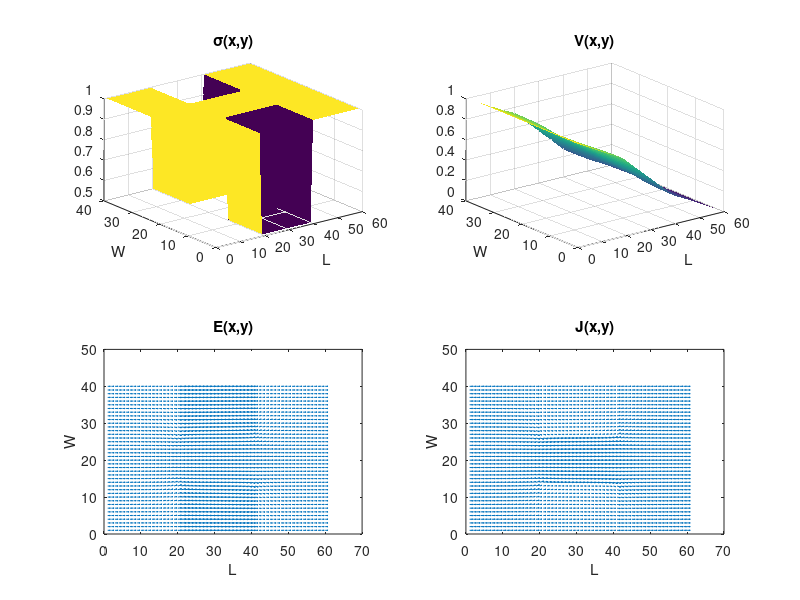
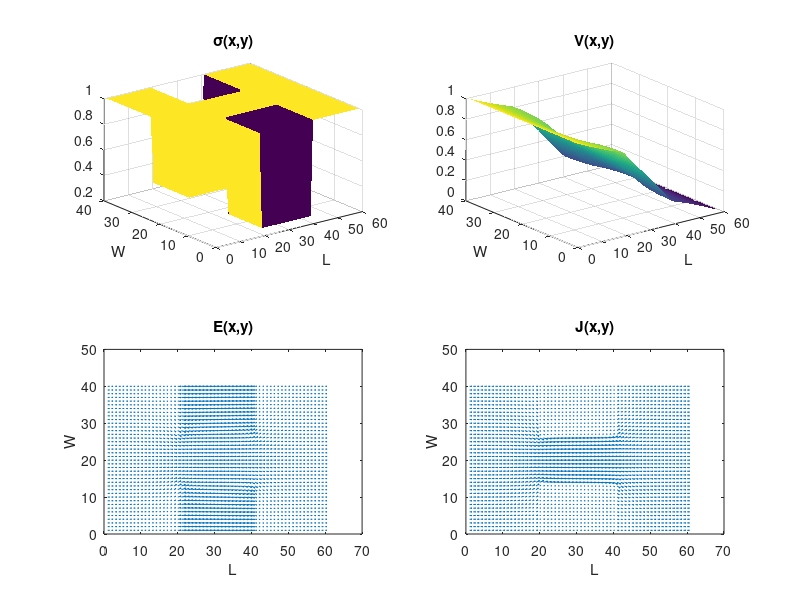
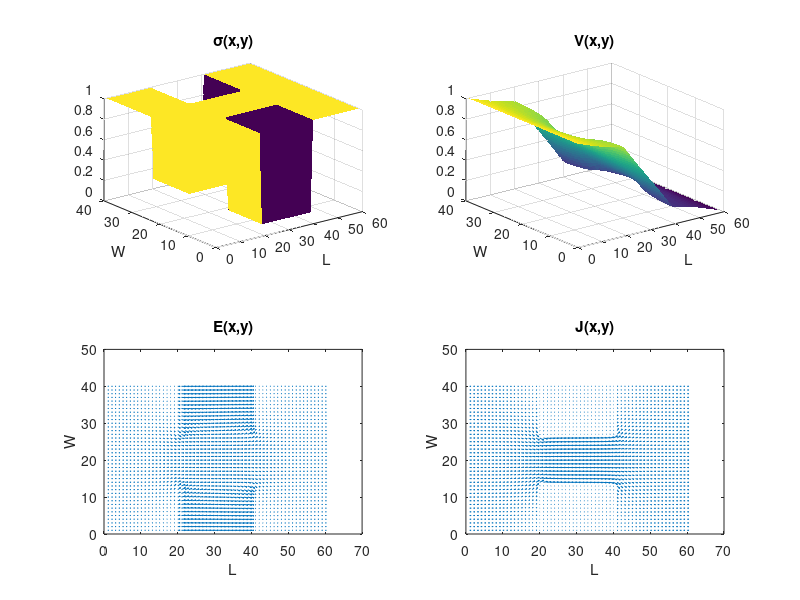
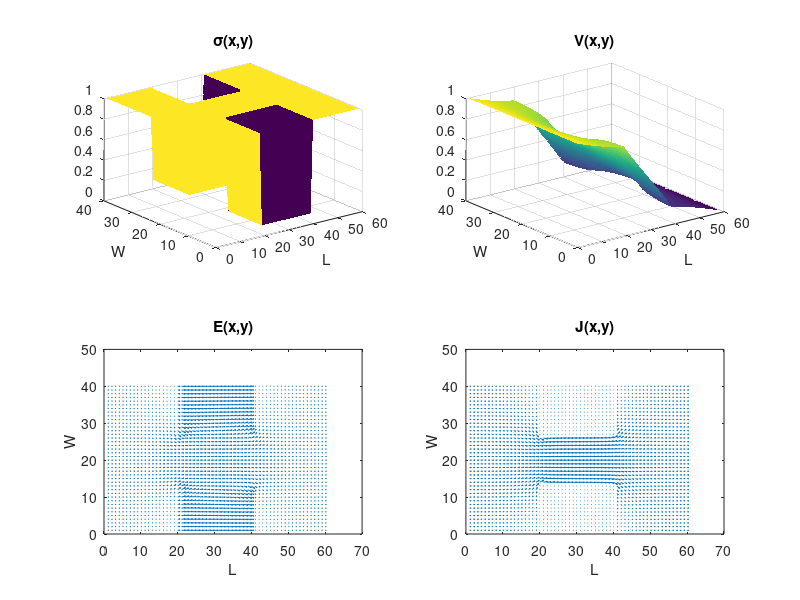

Source code (MATLAB) for these figures, in order:
close all;
clear;

w=2;
l=3;
V0=1;

sigmas=[0.5 0.25 0.1 0.09 0.08 0.07 0.06 0.05];
curr=zeros(length(sigmas),1);
size=zeros(length(sigmas),1);

for m=1:length(sigmas)
  dx=0.05;
  dy=dx;
  ny=round(w/dx);
  nx=round(l/dy);

  cMap=ones(nx,ny);
  % Change the conductance for the middle third on each side  
  cMap(nx/3:2*nx/3  , 1:ny/3)=sigmas(m); 
  cMap(nx/3:2*nx/3 , 2*ny/3:ny)=sigmas(m);

  % G-matrix, relates the value of a node to all other nodes
  G=sparse(nx*ny,nx*ny);
  % F-vector, the boundary conditons
  F = sparse(nx*ny,1);

  % Populate G matrix
  % Code from https://github.com/L28E/4700Code/blob/master/CondCode/GetCurrents.m
  for i = 1:nx
      for j = 1:ny
          n = j + (i - 1) * ny;

          if i == 1
              G(n, :) = 0;
              G(n, n) = 1;
              F(n)=V0;
          elseif i == nx
              G(n, :) = 0;
              G(n, n) = 1;
          elseif j == 1
              nxm = j + (i - 2) * ny;
              nxp = j + (i) * ny;
              nyp = j + 1 + (i - 1) * ny;

              rxm = (cMap(i, j) + cMap(i - 1, j)) / 2.0;
              rxp = (cMap(i, j) + cMap(i + 1, j)) / 2.0;
              ryp = (cMap(i, j) + cMap(i, j + 1)) / 2.0;

              G(n, n) = -(rxm+rxp+ryp);
              G(n, nxm) = rxm;
              G(n, nxp) = rxp;
              G(n, nyp) = ryp;

          elseif j ==  ny
              nxm = j + (i - 2) * ny;
              nxp = j + (i) * ny;
              nym = j - 1 + (i - 1) * ny;

              rxm = (cMap(i, j) + cMap(i - 1, j)) / 2.0;
              rxp = (cMap(i, j) + cMap(i + 1, j)) / 2.0;
              rym = (cMap(i, j) + cMap(i, j - 1)) / 2.0;

              G(n, n) = -(rxm + rxp + rym);
              G(n, nxm) = rxm;
              G(n, nxp) = rxp;
              G(n, nym) = rym;
          else
              nxm = j + (i-2)*ny;
              nxp = j + (i)*ny;
              nym = j-1 + (i-1)*ny;
              nyp = j+1 + (i-1)*ny;

              rxm = (cMap(i,j) + cMap(i-1,j))/2.0;
              rxp = (cMap(i,j) + cMap(i+1,j))/2.0;
              rym = (cMap(i,j) + cMap(i,j-1))/2.0;
              ryp = (cMap(i,j) + cMap(i,j+1))/2.0;

              G(n,n) = -(rxm+rxp+rym+ryp);
              G(n,nxm) = rxm;
              G(n,nxp) = rxp;
              G(n,nym) = rym;
              G(n,nyp) = ryp;
          end

      end
  end

  % Solve for voltage
  V = G\F;
  v_surf=zeros(nx,ny);
  for x=1:nx
      for y=1:ny
        n = y + (x - 1) * ny;
        v_surf(x,y)=V(n);
      end      
  end 

  % conductivity Plot 
  figure()
  subplot(2,2,1);
  surf(cMap','EdgeColor','none');
  title('σ(x,y)');
  ylabel('W');
  xlabel('L');

  % Voltage Plot 
  subplot(2,2,2);
  surf(v_surf','EdgeColor','none');
  title('V(x,y)');
  ylabel('W');
  xlabel('L');

  % E field Plot 
  [Ex,Ey]=gradient(-v_surf');
  subplot(2,2,3);
  quiver(Ex,Ey);
  title('E(x,y)' );
  ylabel('W');
  xlabel('L');

  % Current Density plot 
  subplot(2,2,4);
  Jx=cMap'.*Ex;
  Jy=cMap'.*Ey;
  quiver(Jx,Jy);
  title('J(x,y)' );
  ylabel('W');
  xlabel('L');

  % Calculate Current
  eFlowx = cMap' .* Ex;
  eFlowy = cMap' .* Ey;

  C0 = sum(eFlowx'(1, :))
  Cnx = sum(eFlowx'(nx, :))
  Curr(m) = (C0 + Cnx) * 0.5;
  size(m)=nx*ny;

end
figure()
plot(sigmas,Curr)
title('Current vs. Conductivity' );
ylabel('Current (A)');
xlabel('σ');